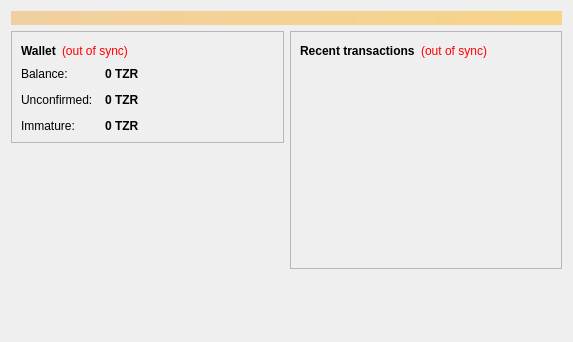
<?xml version="1.0" encoding="UTF-8"?>
<ui version="4.0">
 <class>OverviewPage</class>
 <widget class="QWidget" name="OverviewPage">
  <property name="geometry">
   <rect>
    <x>0</x>
    <y>0</y>
    <width>573</width>
    <height>342</height>
   </rect>
  </property>
  <property name="windowTitle">
   <string>Form</string>
  </property>
  <layout class="QVBoxLayout" name="topLayout">
   <item>
    <widget class="QLabel" name="labelAlerts">
     <property name="visible">
      <bool>false</bool>
     </property>
     <property name="styleSheet">
      <string notr="true">background-color: qlineargradient(x1: 0, y1: 0, x2: 1, y2: 0, stop:0 #F0D0A0, stop:1 #F8D488); color:#000000;</string>
     </property>
     <property name="wordWrap">
      <bool>true</bool>
     </property>
     <property name="margin">
      <number>3</number>
     </property>
    </widget>
   </item>
   <item>
    <layout class="QHBoxLayout" name="horizontalLayout" stretch="1,1">
     <item>
      <layout class="QVBoxLayout" name="verticalLayout_2">
       <item>
        <widget class="QFrame" name="frame">
         <property name="frameShape">
          <enum>QFrame::StyledPanel</enum>
         </property>
         <property name="frameShadow">
          <enum>QFrame::Raised</enum>
         </property>
         <layout class="QVBoxLayout" name="verticalLayout_4">
          <item>
           <layout class="QHBoxLayout" name="horizontalLayout_4">
            <item>
             <widget class="QLabel" name="label_5">
              <property name="font">
               <font>
                <weight>75</weight>
                <bold>true</bold>
               </font>
              </property>
              <property name="text">
               <string>Wallet</string>
              </property>
             </widget>
            </item>
            <item>
             <widget class="QLabel" name="labelWalletStatus">
              <property name="toolTip">
               <string>The displayed information may be out of date. Your wallet automatically synchronizes with the Trezorcoin network after a connection is established, but this process has not completed yet.</string>
              </property>
              <property name="styleSheet">
               <string notr="true">QLabel { color: red; }</string>
              </property>
              <property name="text">
               <string notr="true">(out of sync)</string>
              </property>
              <property name="alignment">
               <set>Qt::AlignLeading|Qt::AlignLeft|Qt::AlignVCenter</set>
              </property>
             </widget>
            </item>
            <item>
             <spacer name="horizontalSpacer_2">
              <property name="orientation">
               <enum>Qt::Horizontal</enum>
              </property>
              <property name="sizeHint" stdset="0">
               <size>
                <width>40</width>
                <height>20</height>
               </size>
              </property>
             </spacer>
            </item>
           </layout>
          </item>
          <item>
           <layout class="QFormLayout" name="formLayout_2">
            <property name="fieldGrowthPolicy">
             <enum>QFormLayout::AllNonFixedFieldsGrow</enum>
            </property>
            <property name="horizontalSpacing">
             <number>12</number>
            </property>
            <property name="verticalSpacing">
             <number>12</number>
            </property>
            <item row="0" column="0">
             <widget class="QLabel" name="label">
              <property name="text">
               <string>Balance:</string>
              </property>
             </widget>
            </item>
            <item row="0" column="1">
             <widget class="QLabel" name="labelBalance">
              <property name="font">
               <font>
                <weight>75</weight>
                <bold>true</bold>
               </font>
              </property>
              <property name="cursor">
               <cursorShape>IBeamCursor</cursorShape>
              </property>
              <property name="toolTip">
               <string>Your current balance</string>
              </property>
              <property name="text">
               <string notr="true">0 TZR</string>
              </property>
              <property name="textInteractionFlags">
               <set>Qt::LinksAccessibleByMouse|Qt::TextSelectableByKeyboard|Qt::TextSelectableByMouse</set>
              </property>
             </widget>
            </item>
            <item row="1" column="0">
             <widget class="QLabel" name="label_3">
              <property name="text">
               <string>Unconfirmed:</string>
              </property>
             </widget>
            </item>
            <item row="1" column="1">
             <widget class="QLabel" name="labelUnconfirmed">
              <property name="font">
               <font>
                <weight>75</weight>
                <bold>true</bold>
               </font>
              </property>
              <property name="cursor">
               <cursorShape>IBeamCursor</cursorShape>
              </property>
              <property name="toolTip">
               <string>Total of transactions that have yet to be confirmed, and do not yet count toward the current balance</string>
              </property>
              <property name="text">
               <string notr="true">0 TZR</string>
              </property>
              <property name="textInteractionFlags">
               <set>Qt::LinksAccessibleByMouse|Qt::TextSelectableByKeyboard|Qt::TextSelectableByMouse</set>
              </property>
             </widget>
            </item>
            <item row="2" column="0">
             <widget class="QLabel" name="labelImmatureText">
              <property name="text">
               <string>Immature:</string>
              </property>
             </widget>
            </item>
            <item row="2" column="1">
             <widget class="QLabel" name="labelImmature">
              <property name="font">
               <font>
                <weight>75</weight>
                <bold>true</bold>
               </font>
              </property>
              <property name="toolTip">
               <string>Mined balance that has not yet matured</string>
              </property>
              <property name="text">
               <string notr="true">0 TZR</string>
              </property>
              <property name="textInteractionFlags">
               <set>Qt::LinksAccessibleByMouse|Qt::TextSelectableByKeyboard|Qt::TextSelectableByMouse</set>
              </property>
             </widget>
            </item>
           </layout>
          </item>
         </layout>
        </widget>
       </item>
       <item>
        <spacer name="verticalSpacer">
         <property name="orientation">
          <enum>Qt::Vertical</enum>
         </property>
         <property name="sizeHint" stdset="0">
          <size>
           <width>20</width>
           <height>40</height>
          </size>
         </property>
        </spacer>
       </item>
      </layout>
     </item>
     <item>
      <layout class="QVBoxLayout" name="verticalLayout_3">
       <item>
        <widget class="QFrame" name="frame_2">
         <property name="frameShape">
          <enum>QFrame::StyledPanel</enum>
         </property>
         <property name="frameShadow">
          <enum>QFrame::Raised</enum>
         </property>
         <layout class="QVBoxLayout" name="verticalLayout">
          <item>
           <layout class="QHBoxLayout" name="horizontalLayout_2">
            <item>
             <widget class="QLabel" name="label_4">
              <property name="text">
               <string>&lt;b&gt;Recent transactions&lt;/b&gt;</string>
              </property>
             </widget>
            </item>
            <item>
             <widget class="QLabel" name="labelTransactionsStatus">
              <property name="toolTip">
               <string>The displayed information may be out of date. Your wallet automatically synchronizes with the Trezorcoin network after a connection is established, but this process has not completed yet.</string>
              </property>
              <property name="styleSheet">
               <string notr="true">QLabel { color: red; }</string>
              </property>
              <property name="text">
               <string notr="true">(out of sync)</string>
              </property>
              <property name="alignment">
               <set>Qt::AlignRight|Qt::AlignTrailing|Qt::AlignVCenter</set>
              </property>
             </widget>
            </item>
            <item>
             <spacer name="horizontalSpacer">
              <property name="orientation">
               <enum>Qt::Horizontal</enum>
              </property>
              <property name="sizeHint" stdset="0">
               <size>
                <width>40</width>
                <height>20</height>
               </size>
              </property>
             </spacer>
            </item>
           </layout>
          </item>
          <item>
           <widget class="QListView" name="listTransactions">
            <property name="styleSheet">
             <string notr="true">QListView { background: transparent; }</string>
            </property>
            <property name="frameShape">
             <enum>QFrame::NoFrame</enum>
            </property>
            <property name="verticalScrollBarPolicy">
             <enum>Qt::ScrollBarAlwaysOff</enum>
            </property>
            <property name="horizontalScrollBarPolicy">
             <enum>Qt::ScrollBarAlwaysOff</enum>
            </property>
            <property name="selectionMode">
             <enum>QAbstractItemView::NoSelection</enum>
            </property>
           </widget>
          </item>
         </layout>
        </widget>
       </item>
       <item>
        <spacer name="verticalSpacer_2">
         <property name="orientation">
          <enum>Qt::Vertical</enum>
         </property>
         <property name="sizeHint" stdset="0">
          <size>
           <width>20</width>
           <height>40</height>
          </size>
         </property>
        </spacer>
       </item>
      </layout>
     </item>
    </layout>
   </item>
  </layout>
 </widget>
 <resources/>
 <connections/>
</ui>
